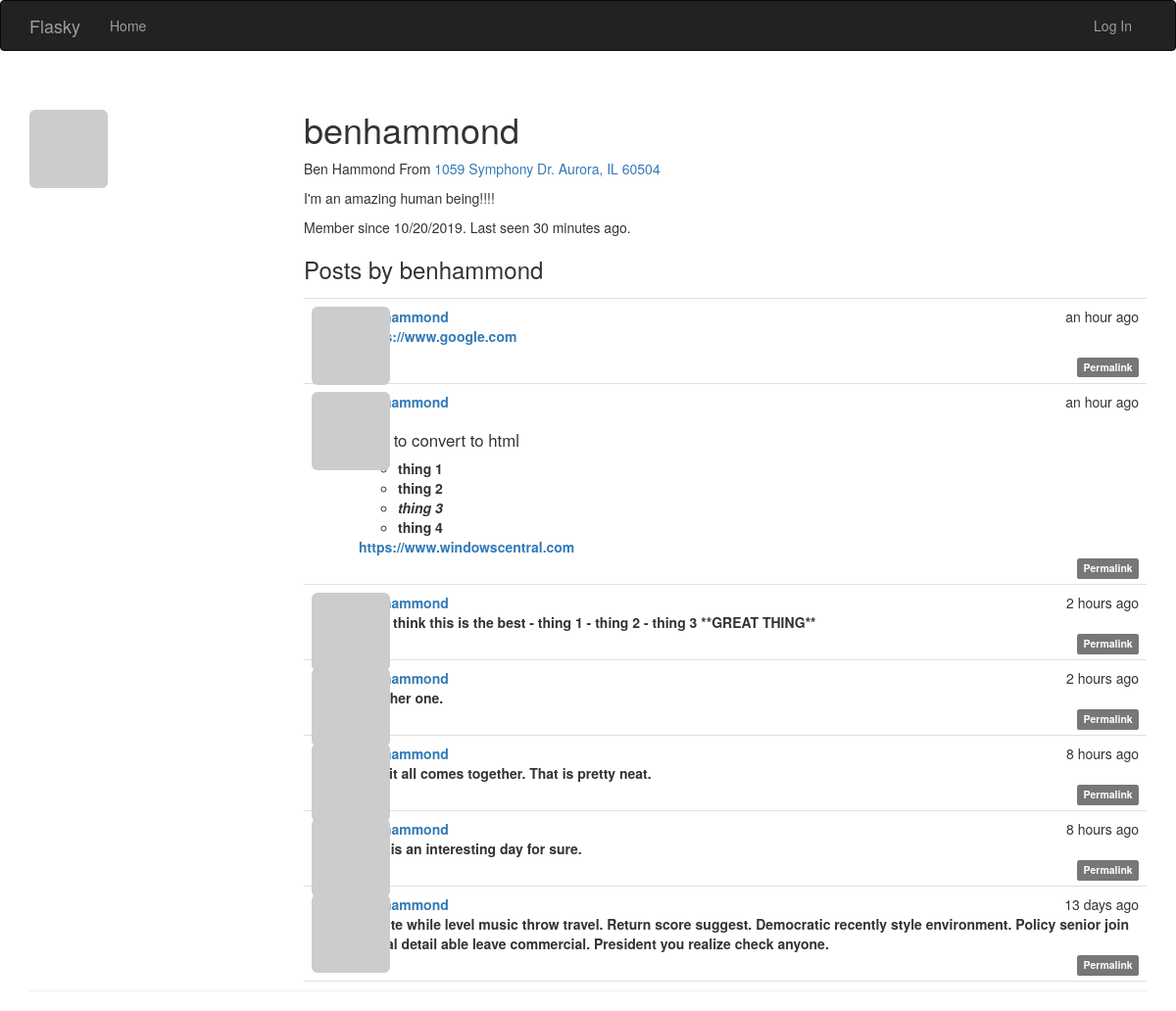
The page /user/benhammond on the database its author committed.
### app/models.py (models this page shows, shortened)
class User(UserMixin, db.Model):
    __tablename__ = 'users'
    id = db.Column(db.Integer, primary_key=True)
    email = db.Column(db.String(64), unique=True, index=True)
    username = db.Column(db.String(64), unique=True, index=True)
    role_id = db.Column(db.Integer, db.ForeignKey('roles.id'))
    password_hash = db.Column(db.String(128))
    confirmed = db.Column(db.Boolean, default=False)
    name = db.Column(db.String(64))
    location = db.Column(db.String(64))
    about_me = db.Column(db.Text())
    member_since = db.Column(db.DateTime(), default=datetime.utcnow)
    last_seen = db.Column(db.DateTime(), default=datetime.utcnow)
    avatar_hash = db.Column(db.String(32))
    posts = db.relationship('Post', backref='author', lazy='dynamic')
    @property
    def password(self):
        raise AttributeError('password is not a readable attribute')
    def gravatar(self, size=100, default='identicon', rating='g'):
        if request.is_secure:
            url = 'https://secure.gravatar.com/avatar'
        else:
            url = 'http://secure.gravatar.com/avatar'
        hash = hashlib.md5(self.email.lower().encode('utf-8')).hexdigest()
        return '{url}/{hash}?s={size}&d={default}&r={rating}'.format(
                url=url, hash=hash, size=size, default=default, rating=rating)

class Post(db.Model):
    __tablename__ = 'posts'
    id = db.Column(db.Integer, primary_key=True)
    body = db.Column(db.Text)
    timestamp = db.Column(db.DateTime, index=True, default=datetime.utcnow)
    author_id = db.Column(db.Integer, db.ForeignKey('users.id'))
    body_html = db.Column(db.Text)

### app/main/views.py (the view)
@main.route('/user/<username>')
def user(username):
    user = User.query.filter_by(username=username).first_or_404()
    posts = user.posts.order_by(Post.timestamp.desc()).all()
    return render_template('user.html', user=user, posts=posts)

### app/auth/views.py (called while the page is built)
@auth.before_app_request
def before_request():
    if current_user.is_authenticated:
        current_user.ping()
        if not current_user.confirmed \
                and request.endpoint \
                and request.blueprint != 'auth' \
                and request.endpoint != 'static':
            return redirect(url_for('auth.unconfirmed'))

### app/main/__init__.py (called while the page is built)
@main.app_context_processor
def inject_permissions():
    return dict(Permission=Permission)

### app/models.py (called while the page is built)
    def is_administrator(self):
        return False

### app/templates/user.html (shortened to what this page needs)
{% extends "base.html" %}
{% block page_content %}
<div class="page-header">
    <img class="img-rounded profile-thumbnail" src="{{ user.gravatar(size=256) }}">
    <div class="profile-header">
        <h1>{{ user.username }}</h1>
        {% if user.name or user.location %}
        <p>
            {% if user.name %}{{ user.name }}{% endif %}
            {% if user.location %}
                From <a href="http://maps.google.com/?q={{ user.location }}">
                    {{ user.location }}</a>
            {% endif %}
        </p>
        {% endif %}
        {% if user.about_me %}<p>{{ user.about_me }}</p>{% endif %}
        <p>Member since {{ moment(user.member_since).format('L') }}.
           Last seen {{ moment(user.last_seen).fromNow() }}.
        </p>
        <h3>Posts by {{ user.username }}</h3>
        {% include '_posts.html' %}
    </div>
</div>
{% endblock %}

### app/templates/_posts.html (shortened to what this page needs)
<ul class="posts">
    {% for post in posts %}
        <li class="post">
            <div class="profile-thumbnail">
                <a href="{{ url_for('.user', username=post.author.username) }}">
                    <img class="img-rounded profile-thumbnail"
                        src="{{ post.author.gravatar(size=40) }}">
                </a>
            </div>
            <div class="post-content">
                <div class="post-date">{{ moment(post.timestamp).fromNow() }}</div>
                <div class="post-author">
                    <a href="{{ url_for('.user', username=post.author.username) }}">
                        {{ post.author.username }}
                    </a>
                <div class="post-body">
                    {% if post.body_html %}
                        {{ post.body_html | safe }}
                    {% else %}
                        {{ post.body }}
                    {% endif %}
                </div>
                <div class="post-footer">
                    <a href="{{ url_for('.post', id=post.id) }}">
                        <span class="label label-default">Permalink</span>
                    </a>
                </div>
            </div>
        </li>
    {% endfor %}
</ul>

### app/static/styles.css (style rules this page uses)
.profile-thumbnail { position: absolute; }
.profile-header { min-height: 260px; margin-left: 280px; }
ul.posts { list-style-type: none; padding: 0px; margin: 16px 0px 0px 0px; border-top: 1px solid #e0e0e0; }
ul.posts li.post { padding: 8px; border-bottom: 1px solid #e0e0e0; }
div.post-date { float: right; }
div.post-author { font-weight: bold; }
div.post-content { margin-left: 48px; min-height: 48px; }
div.post-footer { text-align: right; }
.post-body h3 { font-size: 120%; }

### rows shown on the page
User: username "benhammond", name "Ben Hammond", location "1059 Symphony Dr. Aurora, IL 60504", about_me "I'm an amazing human being!!!!", member_since "10/20/2019", last_seen "30 minutes ago"
Post: timestamp "an hour ago", author.username "benhammond", body_html "https://www.google.com"
Post: timestamp "an hour ago", author.username "benhammond", body_html "Test to convert to html thing 1 thing 2 thing 3 thing 4 https://www.windowscentral.com"
Post: timestamp "2 hours ago", author.username "benhammond", body "### I think this is the best - thing 1 - thing 2 - thing 3 **GREAT THING**"
Post: timestamp "2 hours ago", author.username "benhammond", body "Another one."
Post: timestamp "8 hours ago", author.username "benhammond", body "And it all comes together. That is pretty neat."
Post: timestamp "8 hours ago", author.username "benhammond", body "This is an interesting day for sure."
Post: timestamp "13 days ago", author.username "benhammond", body "Minute while level music throw travel. Return score suggest. Democratic recently style environment. Policy senior join social detail able leave commercial. President you realize check anyone."
